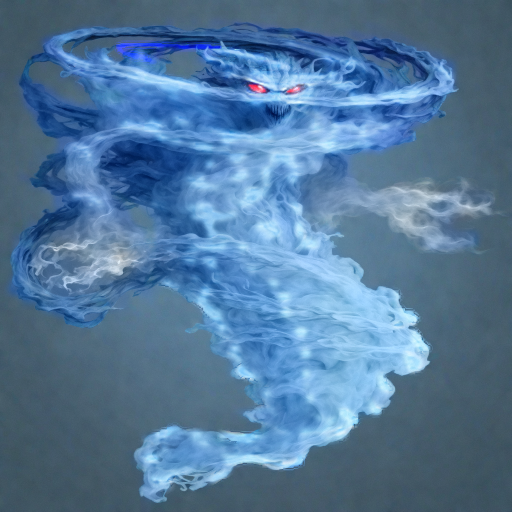
#> input picture imgWorkArea/portrait-sd/cyclonius-sd.png, 1024 x 1024 px (shown at 1/2 size)
$ python -i install-ai-ability-icons.py   (imports and definitions only)
#> lines starting #> are read from the running program, lines starting #| are printed output that depends on the picture
#> further down, picture is the input picture: PIL image 1024x1024 RGB; mean R, G, B 83, 119.8, 154.2
"""Installs the art-director-approved AI-generated ability icons into public/assets/img/hud/ability-icons-ai/.
Run: python3 -I tools/assets/icon-gen/install-ai-ability-icons.py <approval.json> [<approval.json> ...] [--check]
Each approval.json maps slot (hyphens or underscores; slots not in SLOTS are skipped) -> {approved: <png path relative to that json>, reviewer, date, beats_shipped} (the SDXL batch fetch layout).
Fails closed: reviewer must be art-director, beats_shipped true, source a 512x512 or 1024x1024 PNG (1024 is halved first). Resizes to 128x128 (Lanczos) with Pillow,
writes <slot>.png, index.json (sha256 per file), CREDITS.txt, and merges the approvals into tools/assets/icon-gen/provenance/ai-approval.json.
Slots not named in a run keep their installed icon (incremental). Slots in KEYS are keyed onto the dark backdrop first (radial mask / border-colour key).
--check is a dry run (prints the plan). Own AI-generated work (SDXL on the project GPU box), no third-party licence.
"""
import hashlib, io, json, os, sys
from PIL import Image, ImageChops, ImageDraw, ImageFilter, ImageOps

HERE = os.path.dirname(os.path.abspath(__file__))
OUT = os.path.join(HERE, "..", "..", "..", "public", "assets", "img", "hud", "ability-icons-ai")
APPROVAL_REL = "tools/assets/icon-gen/provenance/ai-approval.json"
SLOTS = ["ember_bite", "gale_talon", "tide_surge", "hurl_rock", "lure_orb",
         "mycelium_mend", "stinging_filament", "stoop", "forge_gore", "tusk_gore", "boulder_roll",
         "kelp_lash", "molten_hide", "whirlpool", "bell_pulse", "heal_spring", "scorch_breath", "wyrm_coil", "spore_burst",
         "cinder_spray", "static_mote", "quake", "mist_veil", "kelp_whip", "gust", "bristle_stomp",
         "wind_wall", "talon_rake", "skitter", "abyssal_pull", "abyss_flash", "tentacle_lash"]
# Slots whose art carries a third-party credit (written to CREDITS.txt and the icon's index entry).
THIRD_PARTY = {
    "talon_rake": "Talon Rake: glyph \"Triple scratches\" by Lorc (game-icons.net), CC BY 3.0 (https://creativecommons.org/licenses/by/3.0/), "
                  "rasterised, tinted and embossed on a procedural medallion.",
    "bristle_stomp": "Bristle Stomp: glyph \"Deer Track\" by Delapouite (game-icons.net), CC BY 3.0 (https://creativecommons.org/licenses/by/3.0/), "
                     "rasterised, regraded and lit on a procedural earth plate (tools/assets/icon-gen/bristle-stomp-hoof.py).",
}
SIDE = 128
BACKDROP = (22, 20, 19)  # the dark ground the earlier icons sit on
# Slots whose source has a light studio/paper background get keyed onto BACKDROP before resizing:
#   radial: superellipse mask (radius r, exponent p, feather f; fractions of the side) around the centre
#   bgkey: soft colour key against the median border colour (tolerance t, softness s), then the radial mask
# bell_pulse: hand-traced silhouette (512 px source coordinates); the bell's dark shoulder is too close to the studio grey for a colour key
BELL_POLY = [(240, 72), (272, 72), (284, 90), (283, 125), (330, 138), (365, 175), (385, 230), (400, 290), (425, 318), (455, 345),
             (458, 385), (440, 415), (390, 432), (256, 436), (130, 432), (75, 415), (55, 385), (55, 350), (88, 318), (112, 290),
             (125, 230), (146, 175), (180, 138), (228, 125), (228, 90)]
KEYS = {
    # abyssal_pull: own procedural work (tools/assets/ability-icons-procedural/gen.py abyssal_pull), RGBA on transparent; composited onto BACKDROP by its alpha
    "abyssal_pull": {"alpha": True},
    # tentacle_lash: own procedural work (tools/assets/ability-icons-procedural/gen.py tentacle_lash), RGBA on transparent, same matte as abyssal_pull
    "tentacle_lash": {"alpha": True},
    "kelp_lash": {"bgkey": (28, 30), "radial": (0.48, 4, 0.08)},
    "molten_hide": {"radial": (0.305, 12, 0.02)},
    "whirlpool": {"radial": (0.50, 2, 0.06)},
    "bell_pulse": {"poly": BELL_POLY, "ripple": True},
    "heal_spring": {"crop": (0.10, 0.05, 0.90, 0.85), "hue": 95, "bgkey": (10, 14), "rowbg": True, "radial": (0.46, 2, 0.012), "drops": True},
    "wyrm_coil": {"greykey": (0.20, 0.45, 0.1), "alphacut": 200, "scale": 0.90, "radial": (0.44, 4, 0.05)},
    "spore_burst": {"radial": (0.425, 2, 0.012)},
    "scorch_breath": {"crop": (0.05, 0.03, 0.97, 0.735), "bgkey": (22, 26), "radial": (0.5, 4, 0.08)},
}
#   alpha: use the source PNG alpha as the matte (procedural RGBA icons);
#   tint: map luminance to a deep teal/blue ramp; rim: darken the edge (strength); erode: shrink the matte N px (despill);
#   rowbg: bgkey against a per-row border colour (gradient backdrop); contrast: autocontrast before tint;
#   greykey: key out the low-saturation light backdrop (min value, max saturation, softness; all 0..1);
#   alphacut: zero alpha below this (0..255); scale: shrink the keyed subject (fraction) for margin;
#   poly: hand-traced silhouette (source pixel coords) used as the matte instead of a key;
#   ripple: teal ellipse rings under the subject (air/water cue); drops: blue-green droplet arc over the top right
# crop: (x0, y0, x1, y1) fractions of the source, padded to a square with the median border colour (drops floor bands)
# hue: degrees to rotate the hue (heal_spring green to teal for the water element)


# [8 lines left out: function radial_mask, not called in this run]


TEAL_RAMP = [(0.0, (4, 14, 24)), (0.45, (16, 78, 102)), (0.8, (70, 170, 188)), (1.0, (200, 238, 240))]


def teal_tint(im):
    lut = [[], [], []]
    for v in range(256):
        t = v / 255
        for (t0, c0), (t1, c1) in zip(TEAL_RAMP, TEAL_RAMP[1:]):
            if t <= t1:
                f = (t - t0) / (t1 - t0)
                for k in range(3):
                    lut[k].append(round(c0[k] + (c1[k] - c0[k]) * f))
                break
    g = im.convert("L")
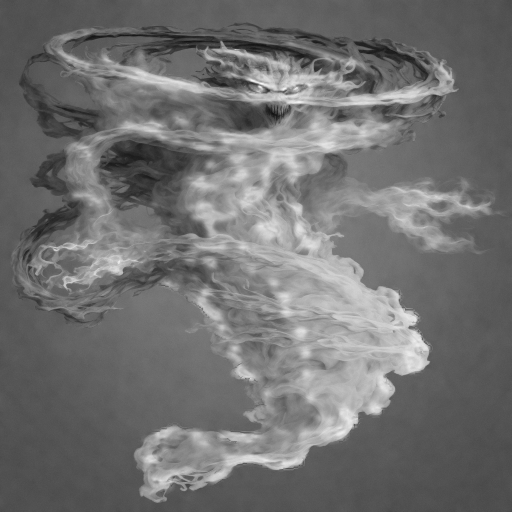
#> g: PIL image 1024x1024 L (shown at 1/2 size); min 15, max 255, mean 112.7
    return Image.merge("RGB", [g.point(lut[k]) for k in range(3)])
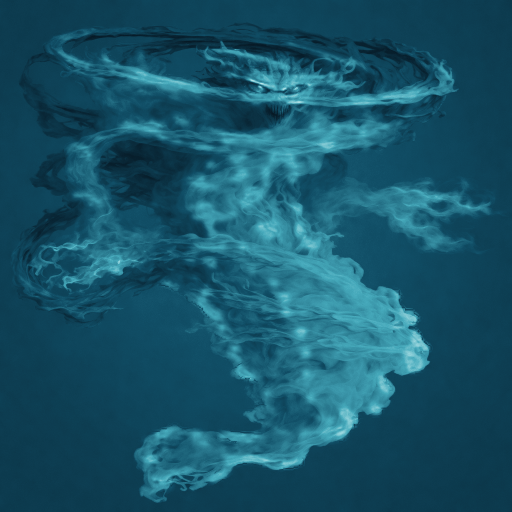
#> returned value: PIL image 1024x1024 RGB (shown at 1/2 size); mean R, G, B 23.1, 83.6, 104.6


# [180 lines left out: functions draw_ripples, draw_drops, keep_border_connected, key_onto_backdrop, load, main, not called in this run]


# [2 lines not run here, left out]

>>> from PIL import Image
>>> picture = Image.open('../../../imgWorkArea/portrait-sd/cyclonius-sd.png')
>>> result = teal_tint(picture)
